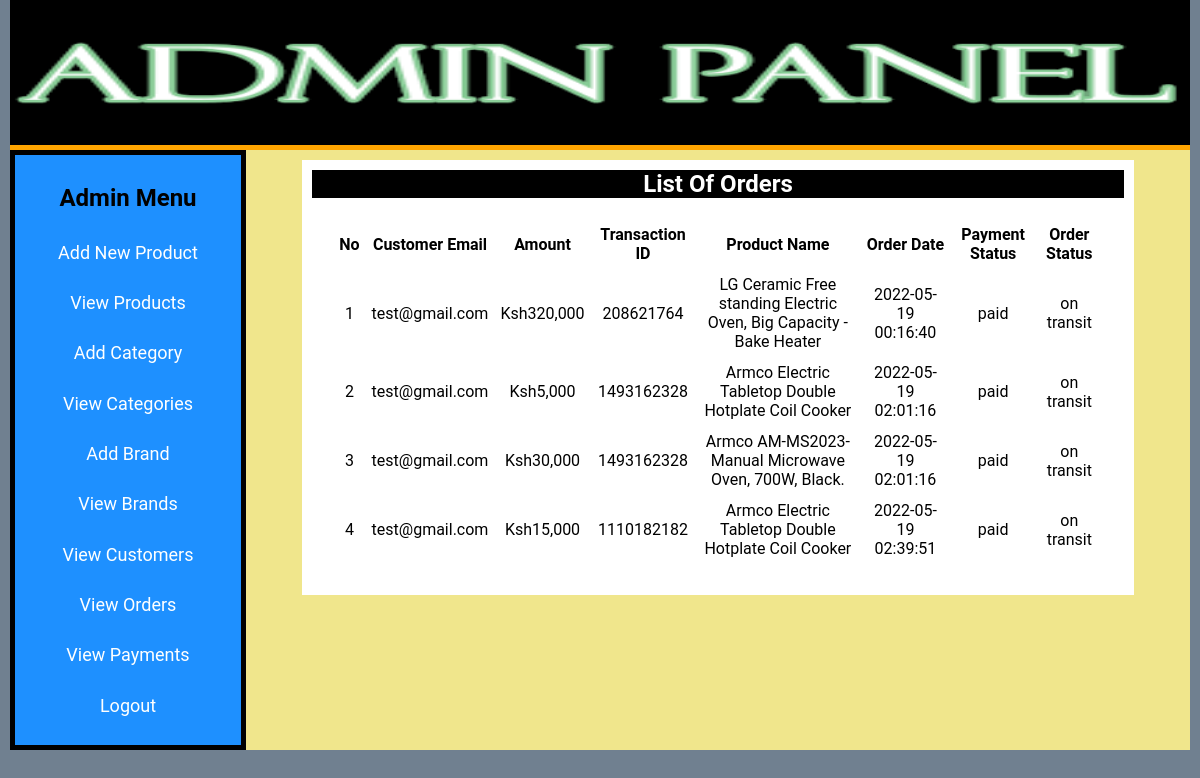
/admin_area/index.php?view_orders (signed in), run on the app's committed database.
### tables this page shows
CREATE TABLE `orders` (
  `order_id` int(10) NOT NULL,
  `customer_id` int(10) NOT NULL,
  `order_amount` int(11) NOT NULL,
  `invoice_no` int(100) NOT NULL,
  `product_id` int(11) NOT NULL,
  `product_name` varchar(255) NOT NULL,
  `quantity` int(3) NOT NULL,
  `order_date` datetime NOT NULL,
  `payment_status` varchar(50) NOT NULL,
  `order_status` varchar(20) NOT NULL
);

CREATE TABLE `customers` (
  `customer_id` int(10) NOT NULL,
  `customer_ip` varchar(255) NOT NULL,
  `customer_fname` text NOT NULL,
  `customer_lname` text NOT NULL,
  `customer_email` varchar(255) NOT NULL,
  `customer_pass` varchar(255) NOT NULL,
  `customer_county` text NOT NULL,
  `customer_city` text NOT NULL,
  `customer_contact` varchar(255) NOT NULL,
  `customer_address` text NOT NULL
);

### admin_area/view_orders.php (the view, shortened to what this page needs)
<?php
if(!isset($_SESSION['admin_email']))
{
   echo "<script>window.open('admin_login.php','_self')</script>";
}
else{
?>
<!DOCTYPE html>
<html lang="en">
<head>
    <link rel="stylesheet" href="styles/style.css">
</head>
<body>
    <div class="view_products_container">
        <h2 class="products_table_header">List Of Orders</h2>
        <table>
            <tr>
                <th>No</th>
                <th>Customer Email</th>
                <th>Amount</th>
                <th>Transaction ID</th>
                <th>Product Name</th>
                <th>Order Date</th>
                <th>Payment Status</th>
                <th>Order Status</th>
            </tr>
            <?php
            include "includes/db.php";
            $fetch_order = "SELECT * FROM orders ";
            $execute_order = mysqli_query($con, $fetch_order);
            $order_count = 0;
            while ($row_order = mysqli_fetch_array($execute_order)) {
                $customer_id = $row_order['customer_id'];
                $select_customer = "SELECT customer_email FROM customers WHERE customer_id ='$customer_id' ";
                $run = mysqli_query($con,$select_customer);
                $cust_row = mysqli_fetch_array($run);
                $customer_email =  $cust_row['customer_email'];
                $order_amount =  $row_order['order_amount'];
                $invoice_no =  $row_order['invoice_no'];
                $product_name =  $row_order['product_name'];
                $order_date =  $row_order['order_date'];
                $payment_status =  $row_order['payment_status'];
                $order_status =  $row_order['order_status'];
                $order_count++;
            ?>
                <tr>
                    <td> <?php echo $order_count; ?> </td>
                    <td> <?php echo $customer_email; ?> </td>
                    <td> <?php echo 'Ksh'.number_format($order_amount); ?> </td>
                    <td> <?php echo  $invoice_no; ?> </td>
                    <td> <?php echo  $product_name; ?> </td>
                    <td> <?php echo  $order_date; ?> </td>
                    <td> <?php echo  $payment_status; ?> </td>
                    <td> <?php echo  $order_status; ?> </td>
                </tr>
            <?php } ?>
        </table>
    </div>
</body>
</html>
<?php }?>

### admin_area/styles/style.css (style rules this page uses)
* { margin: 0; padding: 0; box-sizing: border-box; font-family: 'Roboto', 'sans-serif'; }
body { background:slategrey; padding-left: 10px; padding-right: 10px; }
.products_table_header { background-color:black; text-align:center; color:white; }
.view_products_container { width: 90%; margin: auto; padding:10px; background-color:white; }
.view_products_container table { width:100%; margin:auto; padding:20px; }
.view_products_container table tr th,td { text-align: center; padding: 5px; }

### data on the page
orders: customer.customer_email "test@gmail.com", order_amount "320,000", invoice_no "208621764", product_name "LG Ceramic Free standing Electric Oven, Big Capacity -Bake Heater", order_date "2022-05-19 00:16:40", payment_status "paid", order_status "on transit"
orders: customer.customer_email "test@gmail.com", order_amount "5,000", invoice_no "1493162328", product_name "Armco Electric Tabletop Double Hotplate Coil Cooker", order_date "2022-05-19 02:01:16", payment_status "paid", order_status "on transit"
orders: customer.customer_email "test@gmail.com", order_amount "30,000", invoice_no "1493162328", product_name "Armco AM-MS2023-Manual Microwave Oven, 700W, Black.", order_date "2022-05-19 02:01:16", payment_status "paid", order_status "on transit"
orders: customer.customer_email "test@gmail.com", order_amount "15,000", invoice_no "1110182182", product_name "Armco Electric Tabletop Double Hotplate Coil Cooker", order_date "2022-05-19 02:39:51", payment_status "paid", order_status "on transit"
